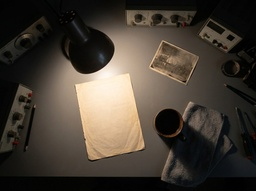
#> input picture Lab_m1/lab_m1_2_MariaEduarda_Honorato/imagens/input/test1.jpg, 256 x 191 px, shrunk from 1200 x 896 before the run
$ python main.py
#> lines starting #> are read from the running program, lines starting #| are printed output that depends on the picture; after the words box and inside, x2 and y2 are one past the last pixel; in counts of white or black regions, pixels touching at a corner belong together
from PIL import Image
import numpy as np
import os

DIR_ATUAL = os.path.dirname(os.path.abspath(__file__))
RAIZ_PROJETO = os.path.dirname(DIR_ATUAL)

PASTA_ENTRADA = os.path.join(RAIZ_PROJETO, "imagens", "input")
PASTA_SAIDA = os.path.join(RAIZ_PROJETO, "imagens", "output")

# xe = caminho de entrada
# xs = caminho de saida
# ref = parametro

def ajustar_brilho(xe, ref, xs):
    img = Image.open(xe)
    img_array = np.array(img).astype(np.int16)

    if len(img_array.shape) == 3:
        altura, largura, canais = img_array.shape
        nova_img = Image.new('RGB', (largura, altura))
        nova_pixels = nova_img.load()

        for y in range(altura):
            for x in range(largura):
                r, g, b_val = img_array[y, x]

                novo_r = r + ref
                novo_g = g + ref
                novo_b = b_val + ref

                novo_r = max(0, min(255, int(novo_r)))
                novo_g = max(0, min(255, int(novo_g)))
                novo_b = max(0, min(255, int(novo_b)))

                nova_pixels[x, y] = (novo_r, novo_g, novo_b)
    else:
        altura, largura = img_array.shape
        nova_img = Image.new('L', (largura, altura))
        nova_pixels = nova_img.load()

        for y in range(altura):
            for x in range(largura):
                valor = img_array[y, x]
                novo_valor = valor + ref
                novo_valor = max(0, min(255, int(novo_valor)))
                nova_pixels[x, y] = novo_valor

    nova_img.save(xs)

def ajustar_contraste(xe, ref, xs):
    img = Image.open(xe)
    img_array = np.array(img).astype(np.int16)

    if len(img_array.shape) == 3:
        altura, largura, canais = img_array.shape
        nova_img = Image.new('RGB', (largura, altura))
        nova_pixels = nova_img.load()

        for y in range(altura):
            for x in range(largura):
                r, g, b_val = img_array[y, x]

                novo_r = ref * (r - 128) + 128
                novo_g = ref * (g - 128) + 128
                novo_b = ref * (b_val - 128) + 128

                novo_r = max(0, min(255, int(novo_r)))
                novo_g = max(0, min(255, int(novo_g)))
                novo_b = max(0, min(255, int(novo_b)))

                nova_pixels[x, y] = (novo_r, novo_g, novo_b)
    else:
        altura, largura = img_array.shape
        nova_img = Image.new('L', (largura, altura))
        nova_pixels = nova_img.load()

        for y in range(altura):
            for x in range(largura):
                valor = img_array[y, x]
                novo_valor = ref * (valor - 128) + 128
                novo_valor = max(0, min(255, int(novo_valor)))
                nova_pixels[x, y] = novo_valor

    nova_img.save(xs)

def negativo(xe, xs):
    img = Image.open(xe)
    if img.mode != 'L':
        img = img.convert('L')

    img_array = np.array(img)
    altura, largura = img_array.shape

    nova_img = Image.new('L', (largura, altura))
    nova_pixels = nova_img.load()

    for y in range(altura):
        for x in range(largura):
            valor = img_array[y, x]
            novo_valor = 255 - valor
            nova_pixels[x, y] = int(novo_valor)

    nova_img.save(xs)

def limiarizacao(xe, ref, xs):
    img = Image.open(xe)
    if img.mode != 'L':
        img = img.convert('L')

    img_array = np.array(img)
    altura, largura = img_array.shape

    nova_img = Image.new('L', (largura, altura))
    nova_pixels = nova_img.load()

    for y in range(altura):
        for x in range(largura):
            valor = img_array[y, x]
            if valor < ref:
                novo_valor = 0
            else:
                novo_valor = 255
            nova_pixels[x, y] = novo_valor

    nova_img.save(xs)

def calcular_histograma(xe, saida_csv):
    img = Image.open(xe).convert('L')
    img_array = np.array(img)
    altura, largura = img_array.shape

    histograma = [0] * 256

    for y in range(altura):
        for x in range(largura):
            intensidade = img_array[y, x]
            histograma[intensidade] += 1

    with open(saida_csv, 'w') as f:
        f.write("intensidade,quantidade\n")
        for i, qtd in enumerate(histograma):
            f.write(f"{i},{qtd}\n")

def processar_imagem(xe):
    base = os.path.splitext(os.path.basename(xe))[0]

    # brilho
    ajustar_brilho(xe, 50, os.path.join(PASTA_SAIDA, f'{base}_1_mais50.jpg'))
#> in ajustar_brilho, img is the input picture: PIL image 256x191 RGB; mean R, G, B 69.2, 61.3, 52.1
#> in ajustar_brilho, `nova_img = Image.new('RGB', (largura, altura))`: nova_img: PIL image 256x191 RGB; every value is 0
    ajustar_brilho(xe, -50, os.path.join(PASTA_SAIDA, f'{base}_1_menos50.jpg'))
#> call 2 of ajustar_brilho, with ref = -50
#> in ajustar_brilho (call 2), `nova_img.save(xs)`:
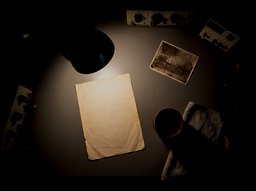
#> saved as test1_1_menos50.jpg: PIL image 256x191 RGB; mean R, G, B 36.6, 29.1, 21.5

    # contraste
    ajustar_contraste(xe, 0.5, os.path.join(PASTA_SAIDA, f'{base}_2_0.5.jpg'))
#> in ajustar_contraste, `nova_img.save(xs)`:
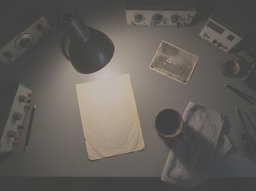
#> saved as test1_2_0.5.jpg: PIL image 256x191 RGB; mean R, G, B 98.4, 94.4, 89.8
    ajustar_contraste(xe, 1.0, os.path.join(PASTA_SAIDA, f'{base}_2_1.0.jpg'))
    ajustar_contraste(xe, 1.5, os.path.join(PASTA_SAIDA, f'{base}_2_1.5.jpg'))

    # negativa
    negativo(xe, os.path.join(PASTA_SAIDA, f'{base}_3.jpg'))
#> in negativo, `nova_img = Image.new('L', (largura, altura))`: nova_img: PIL image 256x191 L; every value is 0
#> in negativo, `nova_img.save(xs)`:
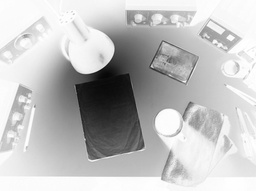
#> saved as test1_3.jpg: PIL image 256x191 L; min 6, max 255, mean 192.4

    # limiarização
    limiarizacao(xe, 127, os.path.join(PASTA_SAIDA, f'{base}_4_127.jpg'))
#> in limiarizacao, `nova_img.save(xs)`:
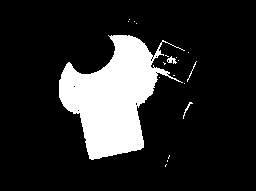
#> saved as test1_4_127.jpg: PIL image 256x191 L; 16% white; 19 white regions (15 under 20 px), largest, box (x1, y1, x2, y2) and area: (59, 35, 185, 160) 7677, (167, 56, 177, 64) 42, (183, 102, 193, 119) 32, (187, 61, 197, 82) 26
    limiarizacao(xe, 180, os.path.join(PASTA_SAIDA, f'{base}_4_180.jpg'))
#> call 2 of limiarizacao, with ref = 180
#> in limiarizacao (call 2), `nova_img.save(xs)`:
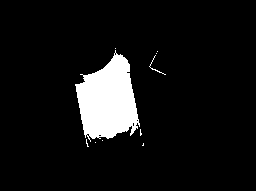
#> saved as test1_4_180.jpg: PIL image 256x191 L; 7.9% white; 10 white regions (8 under 20 px), largest, box (x1, y1, x2, y2) and area: (75, 50, 140, 142) 3782, (149, 55, 166, 75) 32

    # histogramas (originais e das imagens modificadas)
    calcular_histograma(xe, os.path.join(PASTA_SAIDA, f'hist_{base}_original.csv'))
#> after the loop in calcular_histograma, `for y in range(altura):`: histograma = 256 values, max 2476 at index 4, min 0 at index 250, mean 191
#> the loop in calcular_histograma, `for i, qtd in enumerate(histograma):` made 256 passes
#> qtd on passes 1 to 3: 174, 649, 1073
    calcular_histograma(os.path.join(PASTA_SAIDA, f'{base}_1_mais50.jpg'),
                        os.path.join(PASTA_SAIDA, f'hist_{base}_mais50.csv'))
#> in calcular_histograma (call 2), `img = Image.open(xe).convert('L')`:
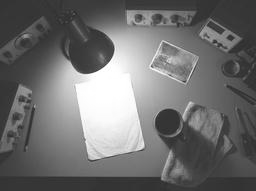
#> img: PIL image 256x191 L; min 36, max 255, mean 111.1
#> after the loop in calcular_histograma (call 2), `for y in range(altura):`: histograma = 256 values, max 2410 at index 54, min 0 at index 0, mean 191
#> the loop in calcular_histograma (call 2), `for i, qtd in enumerate(histograma):` made 256 passes
#> qtd on passes 1 to 3: 0, 0, 0
    calcular_histograma(os.path.join(PASTA_SAIDA, f'{base}_2_1.5.jpg'),
                        os.path.join(PASTA_SAIDA, f'hist_{base}_contraste1.5.csv'))
#> in calcular_histograma (call 3), `img = Image.open(xe).convert('L')`:
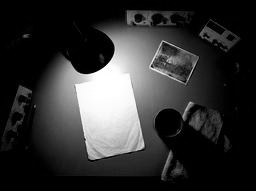
#> img: PIL image 256x191 L; min 0, max 255, mean 49.6
#> after the loop in calcular_histograma (call 3), `for y in range(altura):`: histograma = 256 values, max 18355 at index 0, min 26 at index 224, mean 191
#> the loop in calcular_histograma (call 3), `for i, qtd in enumerate(histograma):` made 256 passes
#> qtd on passes 1 to 3: 18355, 3293, 1272

def main():
    os.makedirs(PASTA_SAIDA, exist_ok=True)

    if not os.path.exists(PASTA_ENTRADA):
        print(f"Erro: Pasta '{PASTA_ENTRADA}' não encontrada!")
        return

    # Lista fixa com os nomes das imagens que você quer processar
    imagens = ['test1.jpg', 'test2.jpg']

    for imagem in imagens:
        caminho_completo = os.path.join(PASTA_ENTRADA, imagem)
        if not os.path.exists(caminho_completo):
            print(f"Arquivo '{caminho_completo}' não encontrado! Pulando...")
            continue
        processar_imagem(caminho_completo)
#> pass 2 of the loop in main, `for imagem in imagens:`:
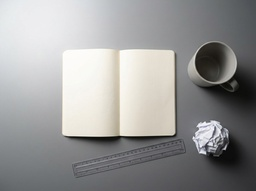
#> input picture Lab_m1/lab_m1_2_MariaEduarda_Honorato/imagens/input/test2.jpg, 256 x 191 px, shrunk from 1200 x 896 before the run
#> in ajustar_brilho, img is the input picture: PIL image 256x191 RGB; mean R, G, B 151.9, 151.8, 151.3
#> in limiarizacao (call 3), `nova_img.save(xs)`:
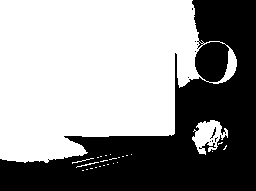
#> saved as test2_4_127.jpg: PIL image 256x191 L; 58.4% white; 10 black regions (8 under 20 px), largest, box (x1, y1, x2, y2) and area: (0, 0, 256, 191) 20294, (210, 127, 216, 139) 20
#> in calcular_histograma (call 6), `img = Image.open(xe).convert('L')`:
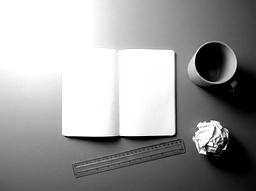
#> img: PIL image 256x191 L; min 0, max 255, mean 156.7
#> after the loop in calcular_histograma (call 6), `for y in range(altura):`: histograma = 256 values, max 10770 at index 255, min 48 at index 18, mean 191
#> the loop in calcular_histograma (call 6), `for i, qtd in enumerate(histograma):` made 256 passes
#> qtd on passes 1 to 3: 1912, 585, 191

    print("Concluído!")

if __name__ == "__main__":
    main()
